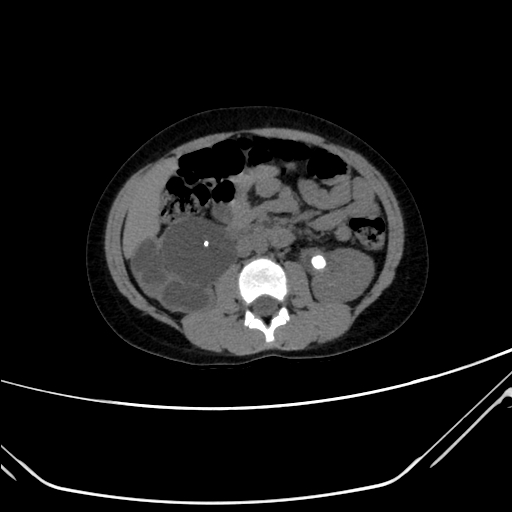
%> input picture stone.jpg, 512 x 512 px
$ octave preprocessing.m   (GNU Octave 9; MATLAB toolbox functions it lacks are replaced by stand-ins)
%> lines starting %> are read from the running program, lines starting %| are printed output that depends on the picture; in (x1, y1, x2, y2) boxes, pixels count from 0 and x2, y2 are one past the last pixel; in counts of white or black regions, pixels touching at a corner belong together; the program's own positions count from 1
aimg=imread('F:/College/Year3/Sem6/IPCV/stone.jpg');
%> aimg is the input picture: size 512x512x3 uint8; min 0, max 255, mean 22.5
a=imcrop(aimg,[30,80,480,300]);
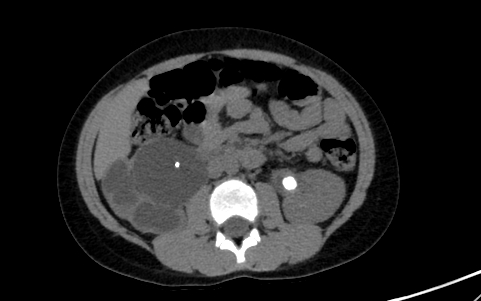
%> a: size 301x481x3 uint8; min 0, max 255, mean 35.6
a1=rgb2gray(a);
x= medfilt2(a1);
y= histeq(x);
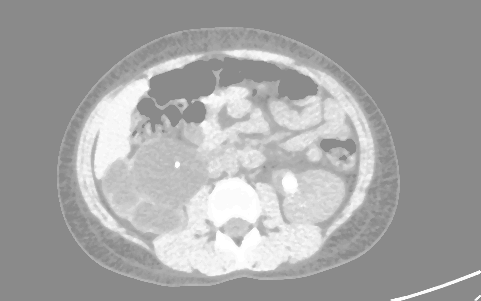
%> y: size 301x481 uint8; min 138, max 255, mean 164.8
%figure(1); imshow(y)
y1= im2double(y);
c=1;
pl1=256*(c*(y1.^75.5));
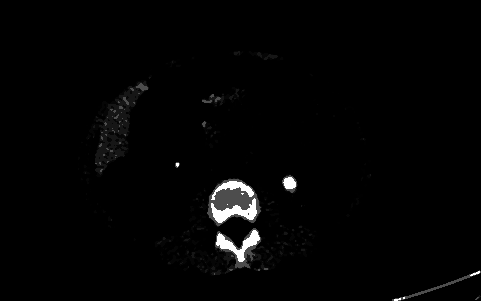
%> pl1: size 301x481 double; min 1.89e-18, max 256, mean 4.1; drawn with min black and max white
%figure(2); imshow(uint8(pl1));
T= graythresh(pl1);
%> T = 0.339
T=80.5
res= imbinarize(pl1,T);
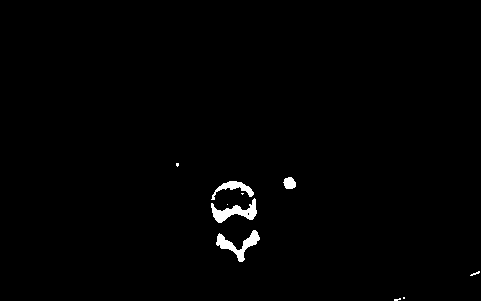
%> res: size 301x481 logical; 0.97% white; 10 white regions (5 under 20 px), largest, box (x1, y1, x2, y2) and area: (211, 198, 257, 223) 483, (216, 230, 260, 262) 472, (211, 181, 254, 200) 273, (283, 177, 296, 189) 120, (470, 271, 480, 276) 20
imshowpair(aimg,res, 'montage');
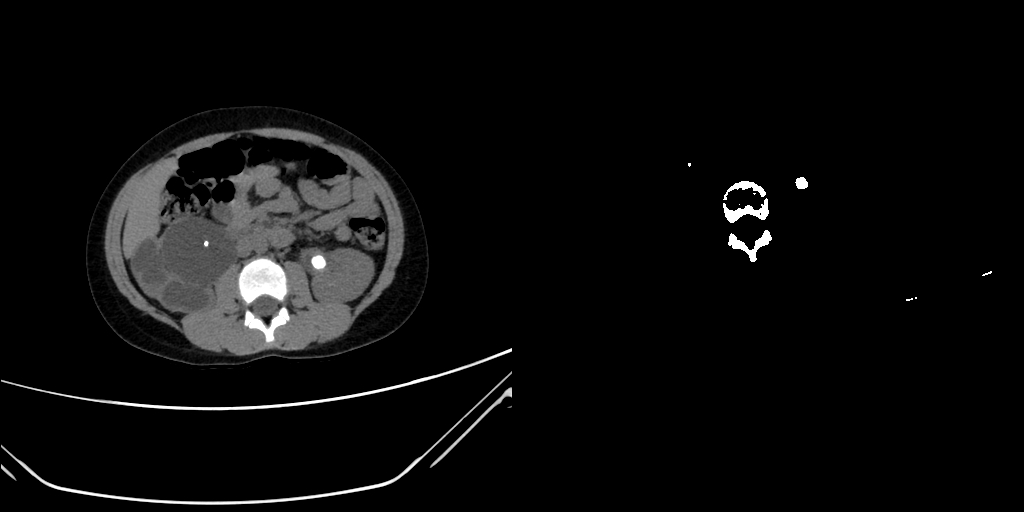
%> displayed picture: size 512x1024x3, on the screen's scale of 0 to 255; min 0, max 255, mean 11.9
